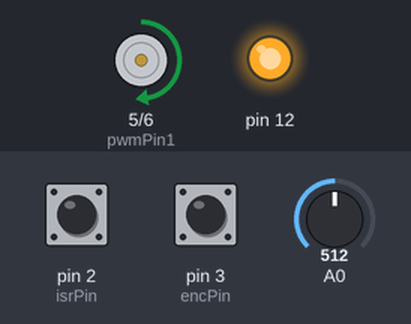
Bench run of a sketch on a simulated Arduino Uno, built with avr-gcc and run on an emulated ATmega328P. Parts: motor-driver pin pairs drawn as motors (green arrow = first pin HIGH = forward, orange = second pin HIGH = backward, longer = more drive), output pins drawn as LEDs (lit = HIGH). Inputs (shaded band) come from the test bench; at power-on: pin 2 (isrPin) HIGH, A0 = 512, pin 3 (encPin) HIGH. What the sketch prints to the serial monitor is not drawn.

Above: at 1.2 s.
1.3 s: pin 2 (isrPin) pulled LOW for 0.15 s
At 1.58 s:
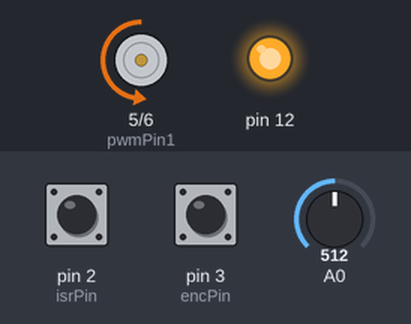
4.3 s: A0 set to 5
7.3 s: A0 set to 2
At 8.4 s:
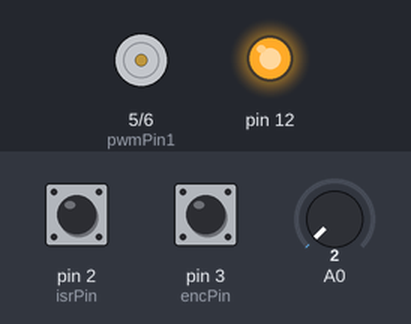
8.8 s: A0 set to 716
At 8.98 s:
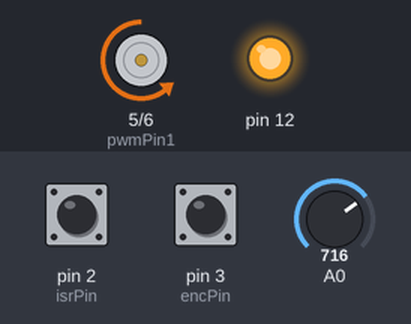
11.8 s: A0 set to 0
Timing chart, 0 to 14.3 s (numbered marks = the images above; inputs shaded):
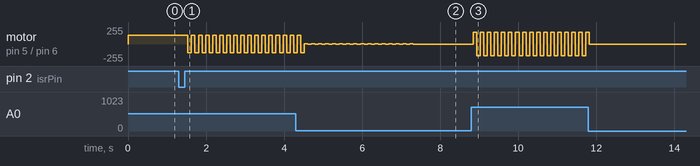

Measured:
- the behaviour switches between 4 and 3 on A0 (found by bisection; images 1 and 2)
- after the input at 1.3 s, motor on pin 5 (pwmPin1) / pin 6 (pwmPin2): alternates forward 128/255 for 0.09 s and backward 128/255 for 0.09 s, starting after 0.24 s
- after the input at 7.3 s, motor on pin 5 (pwmPin1) / pin 6 (pwmPin2): goes on until 7.3 s, then stays stopped
- after the input at 8.8 s, motor on pin 5 (pwmPin1) / pin 6 (pwmPin2): alternates forward 179/255 for 0.09 s and backward 179/255 for 0.09 s, starting after 0.05 s

The sketch:

Miniprojekt.ino
```cpp
#include <Arduino.h>
#include <Arduino_FreeRTOS.h>
#include <semphr.h>
#include <PID_v1.h>

#define speed_ 1
#define speedRef_ 2
#define motorDCY_ 3
#define p_ 4
#define i_ 5
#define d_ 6
//Pin IO
#define isrPin 2   //interupt pin
#define encPin 3   //encoder direction determination pin
#define pwmPin1 5  // PWM output pin
#define pwmPin2 6

#define setDir false
//Hardcoded values
#define encPPR 100.0  //encoder pulses per rotation

#define waitTimePIDCalc 100
#define waitTimeRef 100
#define waittimePIDGet 500
#define waittimeSpeedCalc 100.0

unsigned long timer = 0;

struct ctrl {
  float speed;
  uint16_t speedRef;
  int motorDCY;
  float p, i, d;
} data;

struct pid_setting {
  double setpoint, input, output;
  float p, i, d;
} pid_init;

struct serialData {
  uint8_t serialData[25];
  uint8_t serialDataArraySize;
};

PID pid_data(&pid_init.input,
             &pid_init.output,
             &pid_init.setpoint,
             pid_init.p,
             pid_init.i,
             pid_init.d,
             DIRECT);

uint16_t encoderCount;
bool motorDirection;
bool runDir;

SemaphoreHandle_t mutexStruct;

void setup() {
  data.p = 3;
  data.i = 8;
  data.d = 0.8;

  runDir = setDir;

  pinMode(12, OUTPUT);
  digitalWrite(12, HIGH);
  Serial.begin(115200);
  mutexStruct = xSemaphoreCreateMutex();
  PIDControlInit();

  pinMode(isrPin, INPUT_PULLUP);
  pinMode(encPin, INPUT_PULLUP);
  pinMode(pwmPin1, OUTPUT);
  pinMode(pwmPin2, OUTPUT);
  pinMode(A0, INPUT);
  attachInterrupt(digitalPinToInterrupt(isrPin), EncoderISR, RISING);

  while (!Serial)
    ;
  Serial.println("TASK1");
  //Task1 TSKSpeedCalculation (Priority 1)
  // Task one takes roughly 60 µs
  xTaskCreate(TSKSpeedCalculation,  // Task function
              "Speed Calculation",  // Task name for humans
              150,
              NULL,  // Task parameter
              5,     // Task priority
              NULL);
  //Task2 TSKSpeedRef (Priority 4)
  //Serial.println("TASK2");
  // Task two takes roughly 112 µs.
  xTaskCreate(TSKSpeedRef,      // Task function
              "Speed Ref ADC",  // Task name for humans
              150,
              NULL,  // Task parameter
              1,     // Task priority
              NULL);

  // Task3 TSKSerialPID (Priority 3)
  // Task three takes roughly 90 µs.
  Serial.println("TASK3");
  xTaskCreate(TSKSerialPID,            // Task function
              "Serial Communication",  // Task name for humans
              150,
              NULL,  // Task parameter
              2,     // Task priority
              NULL);

  // //Task4 TSKMotorPWM (Priority 3)
  // Serial.println("TASK4");
  // xTaskCreate(TSKMotorPWM,            // Task function
  //             "Motor PWM Generator",  // Task name for humans
  //             16,
  //             NULL,  // Task parameter
  //             3,     // Task priority
  //             NULL);
  // //Task5 TSKPIDControl (Priority 4)
  // Task five takes roughly 92 µs.
  Serial.println("TASK5");
  xTaskCreate(TSKPIDControl,        // Task function
              "PID Control block",  // Task name for humans
              150,
              NULL,  // Task parameter
              4,     // Task priority
              NULL);
}


void TSKSpeedRef() {
  while (1) {
    ctrl speedRefStruct;
    //Serial.println("Task2");
    float sensorValue = analogRead(A0) / 4;

    // float sensorValue = 300;

    speedRefStruct.speedRef = sensorValue;

    // speedRefStruct.speedRef = 127;

    UPDStruct(speedRefStruct, speedRef_);
    vTaskDelay(waitTimeRef / portTICK_PERIOD_MS);
  }
}

void EncoderISR() {
  encoderCount++;
  motorDirection = digitalRead(encPin);
}

void TSKSpeedCalculation() {
  while (1) {
    //Serial.println("Task1");
    ctrl speedCal = data;

    //speedCal.speed = ((float)((encoderCount / encPPR)) / ((0.001 / 60)));

    //speedCal.speed = ((encoderCount*1.0) / (encPPR*1.0)) * (60000.0 / (millis()-timer));
    speedCal.speed = ((encoderCount * 1.0) * (1000 / (millis() - timer)));
    encoderCount = 0;
    timer = millis();
    //Serial.println(speedCal.speed);
    UPDStruct(speedCal, speed_);
    // Serial.print("Data:");
    // Serial.println(data.speed);
    vTaskDelay(waittimeSpeedCalc / portTICK_PERIOD_MS);
  }
}

// void TSKMotorPWM() {
//   while (1) {
//     Serial.println("Task4");
//     analogWrite(pwmPin, data.motorDCY);
//     vTaskDelay(500 / portTICK_PERIOD_MS);
//   }
// }

void PIDControlInit() {
  pid_data.SetMode(AUTOMATIC);
  pid_data.SetOutputLimits(-2550, 2550);
}


void FunnyFunctionDoingShit() {
  //Serial.println("This is some shit");
}

void TSKPIDControl(void *pvParameters) {
  while (1) {

    ctrl pid_ctrl = data;
    pid_init.input = pid_ctrl.speed * 0.34;
    pid_init.setpoint = pid_ctrl.speedRef;

    if (pid_init.p != pid_ctrl.p || pid_init.i != pid_ctrl.i || pid_init.d != pid_ctrl.d) {
      pid_data.SetTunings(pid_ctrl.p,
                          pid_ctrl.i,
                          pid_ctrl.d);
      pid_init.p = pid_ctrl.p;
      pid_init.i = pid_ctrl.i;
      pid_init.d = pid_ctrl.d;
      UPDStruct(pid_ctrl, p_ + i_ + d_);
    }
    pid_data.Compute();


    pid_ctrl.motorDCY = pid_ctrl.speedRef + (pid_init.output / 10);

    if (pid_ctrl.motorDCY >= 255) {
      pid_ctrl.motorDCY = 255;
    } else if (pid_ctrl.motorDCY <= 0) {
      pid_ctrl.motorDCY = 0;
    }


    if (motorDirection != setDir) {
      runDir = !runDir;
    }

    if (runDir == true) {
      digitalWrite(pwmPin1, false);
      analogWrite(pwmPin2, pid_ctrl.motorDCY);
    } else {
      digitalWrite(pwmPin2, false);
      analogWrite(pwmPin1, pid_ctrl.motorDCY);
    }

    UPDStruct(pid_ctrl, motorDCY_);
    vTaskDelay(waitTimePIDCalc / portTICK_PERIOD_MS);
  }
}


uint8_t GetSerialDataArrSize(uint8_t *arr) {
  uint8_t arrSize = 0;
}

serialData GetSerialData() {
  serialData incomingData;
  uint8_t moreData = 0, currentChar, terminator = '#', index = 0;
  while ((Serial.available() > 0) && (moreData == 0)) {
    currentChar = Serial.read();
    //Serial.print(currentChar);
    if (currentChar != terminator) {
      incomingData.serialData[index] = currentChar;
      index++;
    } else {
      incomingData.serialData[index] = '#';
      incomingData.serialDataArraySize = index;
      index = 0;
      moreData = 1;
    }
  }
  return incomingData;
}

uint8_t *GetPIDValues(serialData *incomingData) {
  static uint8_t values[3];
  values[0] = GetPVal(incomingData);
  values[1] = GetIVal(incomingData);
  values[2] = GetDVal(incomingData);
  return &values[0];
}

uint8_t GetPVal(serialData *incomingData) {
  uint8_t pVal = 0, currentChar = 0, index = 0, pFound = 0;

  while (incomingData->serialData[index] != '|' && (index < (uint8_t)sizeof(incomingData->serialData)) && pFound == 0) {
    currentChar = (char)incomingData->serialData[index];
    if (currentChar != 'P') {
      index++;
    } else {
      do {
        currentChar = (char)incomingData->serialData[index];
        if ((char)currentChar == '%' && pFound == 0) {
          index++;
          pVal = (uint8_t)incomingData->serialData[index] - '0';  //Convert to int
          pFound = 1;
        } else {
          index++;
        }
      } while (pFound == 0);
    }
  }
  return pVal;
}
uint8_t GetIVal(serialData *incomingData) {

  uint8_t iVal = 0, currentChar = 0, index = 0, pFound = 0;

  while ((index < (uint8_t)sizeof(incomingData->serialData) && (pFound == 0))) {
    currentChar = (char)incomingData->serialData[index];
    if (currentChar != 'I') {
      index++;
    } else {
      do {
        currentChar = (char)incomingData->serialData[index];
        if ((char)currentChar == '%' && pFound == 0) {
          index++;
          iVal = (uint8_t)incomingData->serialData[index] - '0';  //Convert to int
          pFound = 1;
        } else {
          index++;
        }
      } while (pFound == 0);
    }
  }
  return iVal;
}
uint8_t GetDVal(serialData *incomingData) {
  uint8_t dVal = 0, currentChar = 0, index = 0, pFound = 0;

  while ((index < (uint8_t)sizeof(incomingData->serialData) && (pFound == 0))) {
    currentChar = (char)incomingData->serialData[index];
    if (currentChar != 'D') {
      index++;
    } else {
      do {
        currentChar = (char)incomingData->serialData[index];
        if ((char)currentChar == '%' && pFound == 0) {
          index++;
          dVal = (uint8_t)incomingData->serialData[index] - '0';  //Convert to int
          pFound = 1;
        } else {
          index++;
        }
      } while (pFound == 0);
    }
  }
  return dVal;
}

void ConvToFloatLoadStruct(uint8_t *receivedValues) {
  ctrl newPIDVals;
  newPIDVals.p = ((float)*receivedValues);
  receivedValues++;
  newPIDVals.i = ((float)*receivedValues);
  receivedValues++;
  newPIDVals.d = ((float)*receivedValues) / 10;

  UPDStruct(newPIDVals, (p_ + i_ + d_));
}

void TSKSerialPID(void *pvParameters) {
  TickType_t xLastWakeTime = xTaskGetTickCount();
  static serialData incomingData;

  while (1) {
    //Serial.println("TSK3");
    if (Serial.available() > 0) {
      incomingData = GetSerialData();
    }
    uint8_t *receivedValues = GetPIDValues(&incomingData);
    ConvToFloatLoadStruct(receivedValues);
    /*
  Serial.print("Final Values");
  Serial.println();
  Serial.print("P-VAL: ");
  Serial.println(data.p);
  Serial.print("I-VAL: ");
  Serial.println(data.i);
  Serial.print("D-VAL: ");
  Serial.println(data.d);
*/
    //vTaskDelayUntil(&xLastWakeTime, 250 / portTICK_PERIOD_MS);
    vTaskDelay(waittimePIDGet / portTICK_PERIOD_MS);
  }
}


void UPDStruct(ctrl updStruct, uint8_t index) {

  if (xSemaphoreTake(mutexStruct, 10) == pdTRUE) {
    switch (index) {
      case speed_:
        data.speed = updStruct.speed;
        break;
      case speedRef_:
        data.speedRef = updStruct.speedRef;
        break;
      case motorDCY_:
        data.motorDCY = updStruct.motorDCY;
        break;
      case p_:
        data.p = updStruct.p;
        break;
      case i_:
        data.i = updStruct.i;
        break;
      case d_:
        data.d = updStruct.d;
        break;
      case p_ + i_ + d_:
        data.p = updStruct.p;
        data.i = updStruct.i;
        data.d = updStruct.d;
        break;

      default:
        data = updStruct;
        break;
    }

    xSemaphoreGive(mutexStruct);
  }
}

void loop() {
}
```
